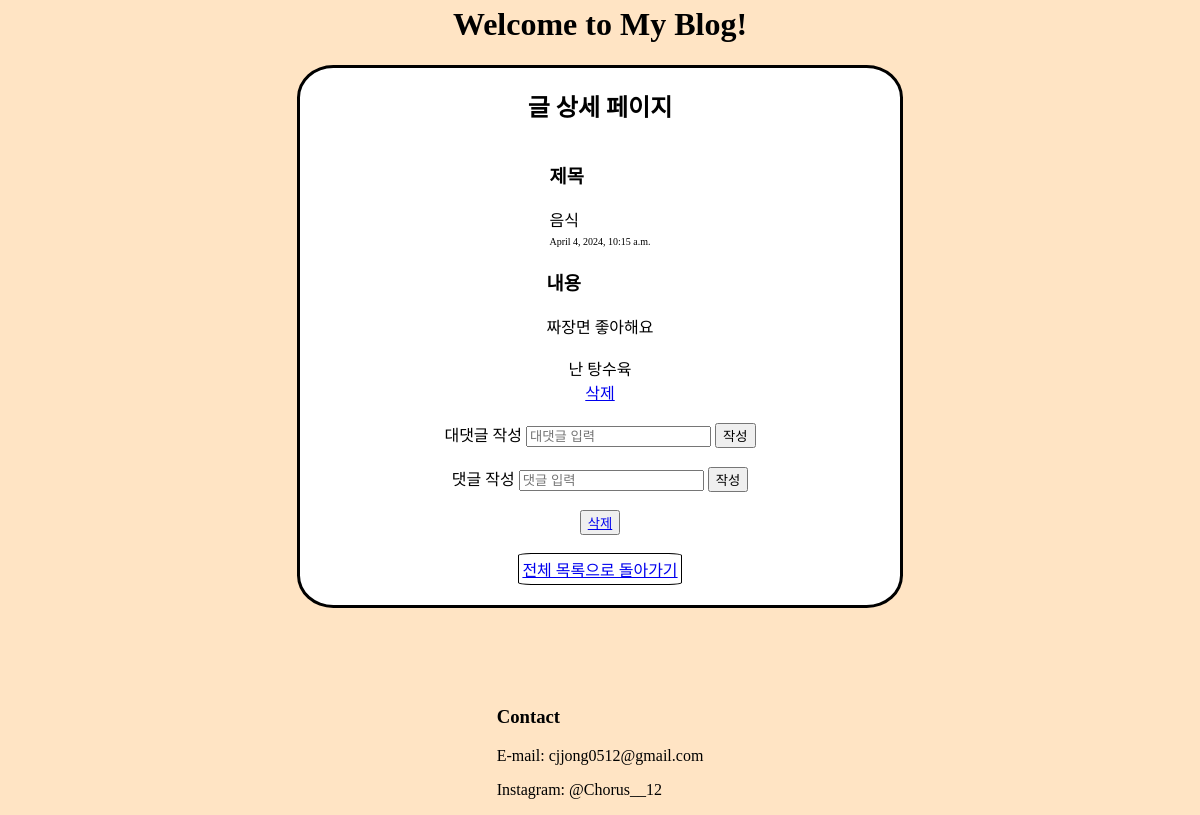
Page /detail/7 on the earlier database version.
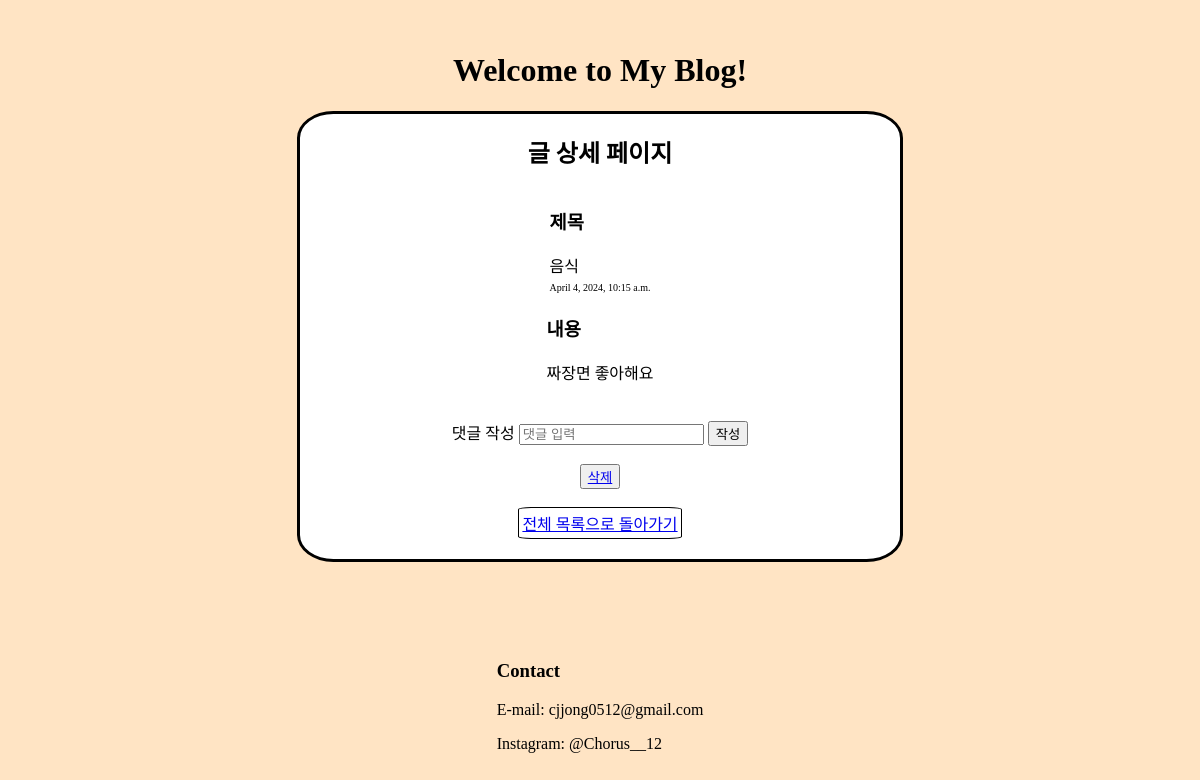
Same page on the later database version.
### blogApp/models.py (models this page shows, shortened)
class Article(models.Model):
  title = models.CharField(max_length=200)
  content = models.TextField()
  CATEGORY_CHOICES = [
    ('Hobby', '취미'),
    ('Food', '음식'),
    ('Programming', '프로그래밍'),
  ]
  category = models.CharField(max_length=20, choices=CATEGORY_CHOICES)
  reg_time = models.DateTimeField(auto_now_add=True)

class Comment(models.Model):
  article = models.ForeignKey(Article, on_delete=models.CASCADE, related_name='comments')
  content = models.TextField()
  is_deleted = models.BooleanField(default=False)

### blogApp/views.py (the view, shortened to what this page needs)
# urls.py: path('detail/<int:article_id>', views.detail, name='detail'),
def detail(request, article_id):
  article = Article.objects.get(id = article_id)
  comments = Comment.objects.filter(article=article)
  return render(request, 'detail.html', {'article': article, 'comments': comments})

### blogApp/templates/detail.html (shortened to what this page needs)
{% extends 'base.html' %}
{% block css %}
{% load static %}
  <link rel="stylesheet" type="text/css" href="{% static 'detail.css' %}" />
{% endblock %}
{% block title %}
<h1>Welcome to My Blog!</h1>
{% endblock %}
{% block content %}
  <div class="main">
    <h2>글 상세 페이지</h2>
    <div>
      <h3>제목</h3>
      <div>{{ article.title }}</div>
      <span>{{ article.reg_time }}</span>
    </div>
    <div>
      <h3>내용</h3>
      <div>
        {{ article.content }}
      </div>
    </div>
    <br>
    {% for comment in article.comments.all %}
      {% if comment.is_deleted %}
      <div>
        {{ comment.content}}
      </div>
      {% else %}
      <div>
        {{ comment.content }}
      </div>
      {% endif %}
      <div>
        {% if not comment.is_deleted %}
          <a href="{% url 'delete-comment' article.id comment.id %}">삭제</a>
        {% endif %}
      </div>
      <form method="POST">
        대댓글 작성
        <input type="text" name="content" placeholder="대댓글 입력" />
        <button type="submit" name="reply">작성</button>
      </form>
    {% endfor %}
    <br>
    <form method="POST">
      댓글 작성
      <input type="text" name="content" placeholder="댓글 입력" />
      <button type="submit" name="comment">작성</button>
    </form>
    <br>
    <button>
      <a href="{% url 'delete' article.id %}">
        삭제
      </a>
    </button>
    <br>
    <div id="bottombutton">
      <a href="{% url 'list' %}">
        전체 목록으로 돌아가기
      </a>
    </div>
  </div>
{% endblock %}
{% block foot %}
  <div class="foot">
    <div>
      <h3>Contact</h3>
      <p>E-mail: cjjong0512@gmail.com</p>
      <p>Instagram: @Chorus__12</p>
    </div>
  </div>
{% endblock foot %}

### blogApp/templates/base.html (shortened to what this page needs)
<!DOCTYPE html>
<html lang="en">
<head>
  {% load static %}
  <link rel="stylesheet" type="text/css" href="{% static 'base.css' %}">
  {% block css %}
  {% endblock css %}
</head>
<body>
  <div class="title">
    {% block title %}
    {% endblock title %}
  </div>
  <div class="container">
    {% block content %}
    {% endblock content %}
  </div>
</body>
<footer>
  {% block foot %}{% endblock foot %}
</footer>
</html>

### blogApp/static/base.css (style rules this page uses)
body { width: 100vw; height: 100vh; box-sizing: content-box; margin: 0; padding: 0; display: flex; flex-direction: column; align-items: center; justify-content: center; background-color: bisque; }
.main { width: 600px; height: auto; display: flex; margin-bottom: 10vh; padding-bottom: 20px; flex-direction: column; justify-content: flex-start; align-items: flex-start; background-color: white; border: 3px solid black; border-top-left-radius: 6%; border-top-right-radius: 6%; border-bottom-left-radius: 6%; border-bottom-right-radius: 6%; }
span { font-size: 10px; }
#bottombutton { padding: 3px; background-color: white; border: 1px solid black; border-top-left-radius: 8%; border-top-right-radius: 8%; border-bottom-left-radius: 8%; border-bottom-right-radius: 8%; }

### blogApp/static/detail.css (style rules this page uses)
body { width: 100vw; height: 100vh; margin: 0; padding: 0; display: flex; flex-direction: column; align-items: center; justify-content: center; background-color: bisque; }
.main { width: 600px; height: auto; display: flex; margin-bottom: 10vh; padding-bottom: 20px; flex-direction: column; justify-content: flex-start; align-items: center; background-color: white; border: 3px solid black; border-top-left-radius: 6%; border-top-right-radius: 6%; border-bottom-left-radius: 6%; border-bottom-right-radius: 6%; }
span { font-size: 10px; }
#bottombutton { padding: 3px; background-color: white; border: 1px solid black; border-top-left-radius: 8%; border-top-right-radius: 8%; border-bottom-left-radius: 8%; border-bottom-right-radius: 8%; }

Differences in the rows shown:
removed Comment: content "난 탕수육", is_deleted "삭제"
